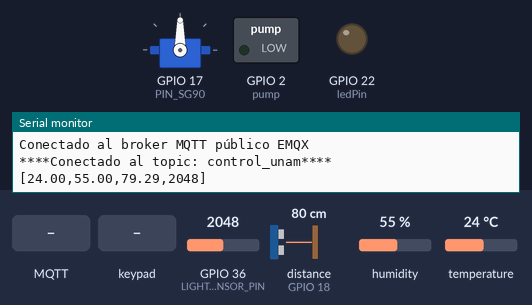
Simulated run of this sketch. Board: ESP32. Parts: servo, switched loads named in the sketch (green lamp = pin HIGH), output pins drawn as LEDs (lit = HIGH), the last lines printed to the serial monitor. Wiring (inferred from the names in the program): ultrasonic range finder: trigger GPIO 5; echo GPIO 18. The test bench sets the inputs (shaded band); at power-on: GPIO 36 (LIGHT_SENSOR_PIN) = 2048, distance to the obstacle (sensor on GPIO 18) 80 cm, humidity 55 %, temperature 24 °C. The echo pulse lasts 58.3 µs per cm; WiFi joins after 1.5 s; servers stay silent unless stated; no MQTT or app messages arrive unless stated; pins used as bus, display or sensor lines are not drawn.

Above: at 9.7 s.
9.8 s: MQTT message "," arrives on the first subscribed topic
At 12.1 s:
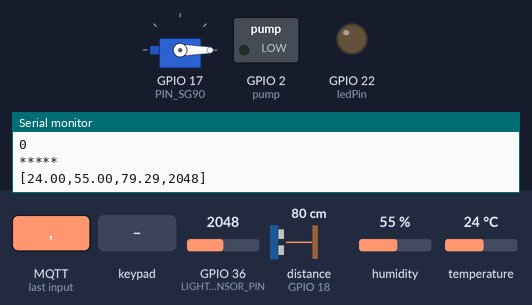
12.4 s: keypad keys * * * * # pressed 0.4 s apart
At 15.2 s:
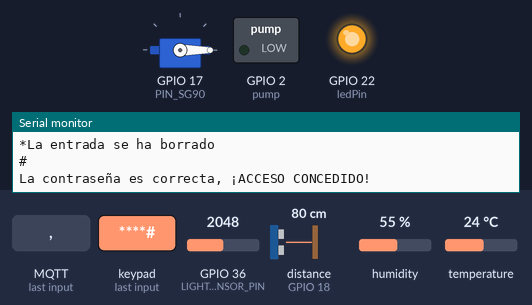
15.9 s: MQTT message "1" arrives on the first subscribed topic
At 16.5 s:
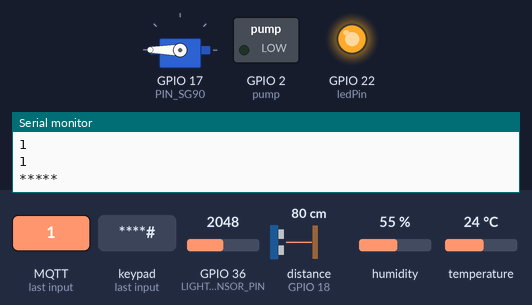
Timing chart, 0 to 18.9 s (numbered marks = the images above; inputs shaded):
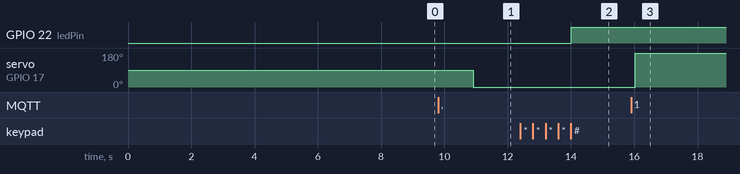

Measured:
- after the input at 9.8 s, servo on GPIO 17 (PIN_SG90): 90° → 0° after 1.1 s
- after the input at 12.4 s, GPIO 22 (ledPin): LOW → HIGH after 1.6 s
- after the input at 15.9 s, servo on GPIO 17 (PIN_SG90): 0° → 180° after 0.13 s

The sketch:

Proyecto_2.ino
```cpp
#include <WiFi.h>
#include <PubSubClient.h>
#include "DHT.h"
#include <ESP32Servo.h>
#include <Keypad.h>

// WiFi
const char* ssid = "CovidWiFi";
const char* wifi_password = "12345678";
WiFiClient espClient;
PubSubClient client(espClient);

// MQTT Broker
const char *mqtt_broker = "132.248.51.184";//"mqtt-dashboard.com"; //"192.168.59.119";
const char *topic = "data_unam";
const char *topic2 = "control_unam";
//const char *mqtt_username = "1234";
//const char *mqtt_password = "1234";
const int mqtt_port = 1883; //1883;

// DHT11
#define DHTPIN 4    // Pin digital conectado al sensor DHT
#define DHTTYPE DHT11   // DHT 11
DHT dht(DHTPIN, DHTTYPE);

// HC-SR04
const int trigPin = 5;
const int echoPin = 18;
#define SOUND_SPEED 0.034 // Velocidad del sonido en cm/uS
#define CM_TO_INCH 0.393701
long duration;
float distanceCm;
const int NUM_SAMPLES = 10; // Número de muestras para la moda
float distances[NUM_SAMPLES]; // Arreglo para almacenar las distancias medidas

// Pin del LED
const int ledPin = 22;

// Bomba de agua
const int pump = 2;
const float limit = 24.1;

// Servo
#define PIN_SG90 17 // Pin de salida utilizado
Servo sg90;

// Lógica del payload
int firstComma, secondComma, thirdComma, fourthComma, fifthComma;
float water_amount, max_humidity;
int activate_pump, servo;
String password_in;

// Datos
float aux_temperature;
float aux_humidity;

// Fotoresistencia
#define LIGHT_SENSOR_PIN 36 // GPIO36 (ADC0) , ESP32 pin GIOP15 (ADC13)

// Teclado
#define ROW_NUM     4 // Cuatro filas
#define COLUMN_NUM  4 // Cuatro columnas

char keys[ROW_NUM][COLUMN_NUM] = {
  {'1', '2', '3', 'A'},
  {'4', '5', '6', 'B'},
  {'7', '8', '9', 'C'},
  {'*', '0', '#', 'D'}
};

byte pin_rows[ROW_NUM]      = {13, 12, 14, 27}; // GPIO19, GPIO18, GPIO5, GPIO17 conectados a los pines de fila
byte pin_column[COLUMN_NUM] = {26, 25, 33, 32};   // GPIO16, GPIO4, GPIO0, GPIO2 conectados a los pines de columna

Keypad keypad = Keypad( makeKeymap(keys), pin_rows, pin_column, ROW_NUM, COLUMN_NUM );
const String password = "7890"; // cambia tu contraseña aquí
String input_password;
char key;
int is_access;

void setup() {
    Serial.println("*********************************************************************");
    // Establece la velocidad de comunicación serial a 115200 bits por segundo
    Serial.begin(115200);
    // Conectándose a una red WiFi
    WiFi.begin(ssid, wifi_password);
    while (WiFi.status() != WL_CONNECTED) {
        delay(500);
        Serial.println("Conectándose a WiFi..");
    }
    Serial.println("Conectado a la red Wi-Fi");
    Serial.println(WiFi.RSSI());  // fuerza de la señal

    // Conectándose a un broker MQTT
    client.setServer(mqtt_broker, mqtt_port);
    client.setCallback(callback);

    while (!client.connected()) {
        String client_id = "esp32-client-";
        client_id += String(WiFi.macAddress());
        Serial.printf("El cliente %s se conecta al broker MQTT público\n", client_id.c_str());
        if (client.connect(client_id.c_str())) {
            Serial.println("Conectado al broker MQTT público EMQX");
        } else {
            Serial.print("Error con estado ");
            Serial.println(client.state());
            /*#define MQTT_CONNECTION_TIMEOUT     -4
              #define MQTT_CONNECTION_LOST        -3
              #define MQTT_CONNECT_FAILED         -2
              #define MQTT_DISCONNECTED           -1
              #define MQTT_CONNECTED               0
              #define MQTT_CONNECT_BAD_PROTOCOL    1
              #define MQTT_CONNECT_BAD_CLIENT_ID   2
              #define MQTT_CONNECT_UNAVAILABLE     3
              #define MQTT_CONNECT_BAD_CREDENTIALS 4
              #define MQTT_CONNECT_UNAUTHORIZED    5 */
            delay(2000);
        }
    }
    // Publicar y suscribir
    client.subscribe(topic2);
    delay(2000);
    //client.publish(topic2, "Prueba");
    Serial.print("****Conectado al topic: "); Serial.print(topic2); Serial.println("****");
    delay(5000);

    pinMode(ledPin, OUTPUT);

  // Pines para HC-SR04
  pinMode(trigPin, OUTPUT); // Establece el trigPin como salida
  pinMode(echoPin, INPUT); // Establece el echoPin como entrada

  // Pin de la bomba
  pinMode(pump, OUTPUT);

  // Pin del led
  pinMode(ledPin, OUTPUT);

  // Servo
  sg90.setPeriodHertz(50); // Frecuencia PWM para SG90
  sg90.attach(PIN_SG90, 500, 2400); // Ancho de pulso mínimo y máximo (en µs) para ir de 0° a 180

  // Teclado
  input_password.reserve(32); // máxima cantidad de caracteres de entrada es 33, cambia si es necesario
}

void callback(char *topic, byte *payload, unsigned int length) {
    Serial.print("Mensaje recibido en el topic: ");
    Serial.println(topic2);
    Serial.print("Mensaje: ");

    //[water_amount, pump_on/off, max_humidity, password, servo_sun/shadow]
    // Crea un arreglo de caracteres para almacenar el payload
    char payloadArray[length + 1];

    // Copia los datos del payload al arreglo
    for (int i = 0; i < length; i++) {
        payloadArray[i] = (char)payload[i];
    }

    // Añade el carácter nulo al final del arreglo
    payloadArray[length] = '\0';

    // Crea un objeto String con el arreglo
    String data = String(payloadArray);
    Serial.println(data);
    Serial.println("*****");

    // Extrae cada dato usando substring
    firstComma = data.indexOf(",");
    water_amount = data.substring(0, firstComma).toFloat();

    secondComma = data.indexOf(",", firstComma + 1);
    activate_pump = data.substring(firstComma + 1, secondComma).toInt();

    thirdComma = data.indexOf(",", secondComma + 1);
    max_humidity = data.substring(secondComma + 1, thirdComma).toFloat();

    fourthComma = data.indexOf(",", thirdComma + 1);
    password_in = data.substring(thirdComma + 1, fourthComma);

    fifthComma = data.indexOf(",", fourthComma + 1);
    servo = data.substring(fourthComma + 1, fifthComma).toInt();


    Serial.println(water_amount);
    Serial.println(activate_pump);
    Serial.println(max_humidity);
    Serial.println(password_in);
    Serial.println(servo);

    Serial.println("*****");


    // LÓGICA DE CONTROL

    // Si la humedad excede el máximo admitido, ignora encender la bomba de agua
    float humidity = dht.readHumidity();
    if (humidity <= max_humidity){
      // Activa la bomba de agua si así lo indica el control
      if (activate_pump == 1){
      float water_level = getDistanceCm();
      while (getDistanceCm() <= (water_level + water_amount)){
        Serial.println(getDistanceCm());
          digitalWrite(pump, HIGH);
      }
      digitalWrite(pump, LOW);
      }else {
        digitalWrite(pump, LOW);
      }
    }

    // Movimiento de la planta al sol en 1 y a la sombra en 0
    if (servo == 1){
      for (int pos = 0; pos <= 180; pos += 1) {
      sg90.write(pos);
      }
    }else {
      for (int pos = 180; pos >= 0; pos -= 1) {
      sg90.write(pos);
      }
    }
}

void loop() {
  client.loop();

  key = keypad.getKey();
  if (key == '*'){
    is_access = getAccess();
  }

  if (is_access == 1){
    Serial.println("");
    digitalWrite(ledPin, HIGH);
  }else {
    int light_value = analogRead(LIGHT_SENSOR_PIN);
    float temperature = dht.readTemperature();
    float humidity = dht.readHumidity();
    float water_level = getDistanceCm();

    // Verifica si hubo errores en la lectura.
    // Si los datos del DHT son incorrectos, envía los últimos datos correctos leídos de este sensor.
    if (isnan(temperature) || isnan(humidity)) {
      Serial.print(F("Error al leer desde el sensor DHT!: "));
      temperature = aux_temperature;
      humidity = aux_humidity;
    }else{
      aux_temperature =  temperature;
      aux_humidity = humidity;
    }

    String mensaje = "[" + String(temperature) + "," + String(humidity) + "," + String(water_level) + "," + String(light_value) + "]";
    Serial.println(mensaje);
    client.publish(topic, mensaje.c_str());
  }
  delay(1000);
}

// FUNCIONES

float getDistanceCm() {
  // Limpia el trigPin
  digitalWrite(trigPin, LOW);
  delayMicroseconds(2);

  // Realiza varias mediciones
  for (int i = 0; i < NUM_SAMPLES; i++) {
    // Establece el trigPin en estado ALTO durante 10 microsegundos
    digitalWrite(trigPin, HIGH);
    delayMicroseconds(10);
    digitalWrite(trigPin, LOW);
    // Lee el echoPin, devuelve el tiempo de viaje de la onda de sonido en microsegundos
    duration = pulseIn(echoPin, HIGH);
    // Calcula la distancia en centímetros y almacena en el arreglo
    distances[i] = duration * SOUND_SPEED / 2;
    //Serial.println(distances[i]);
    delay(10); // Espera breve entre mediciones
  }

  // Calcula la moda
  float mode = getMode(distances, NUM_SAMPLES);

  // Almacena la moda en la variable distanceCm
  distanceCm = mode;
  return distanceCm;
}


float getMode(float arr[], int size) {
  // Cuenta la frecuencia de cada valor en el array
  int max_freq = 0;
  float mode = arr[0];
  for (int i = 0; i < size; i++) {
    int actual_freq = 1;
    for (int j = i + 1; j < size; j++) {
      if (arr[i] == arr[j]) {
        actual_freq++;
      }
    }
    if (actual_freq > max_freq) {
      max_freq = actual_freq;
      mode = arr[i];
    }
  }
  return mode;
}

int getAccess(){
  Serial.print("Ingresa contraseña: ");
  input_password = ""; // limpia la contraseña de entrada
  while (input_password.length() < 5){
    key = keypad.getKey();
      if (key) {
    Serial.print(key);
    if (key == '*') {
      Serial.println("La entrada se ha borrado");
      input_password = ""; // limpia la contraseña de entrada
    } else if (key == '#') {
      //Serial.print(password_in);  Serial.print(" is equal to? ");  Serial.print(input_password);
      if (password_in == input_password) {
        Serial.println("");
        Serial.println("La contraseña es correcta, ¡ACCESO CONCEDIDO!");
        return 1;

      } else {
        Serial.println("");
        Serial.println("La contraseña es incorrecta, ¡ACCESO DENEGADO!");
        return 0;
      }

      input_password = ""; // limpia la contraseña de entrada
      } else {
      input_password += key; // añade un nuevo carácter a la cadena de contraseña introducida
      }
    }
  } return 0;
}
```
